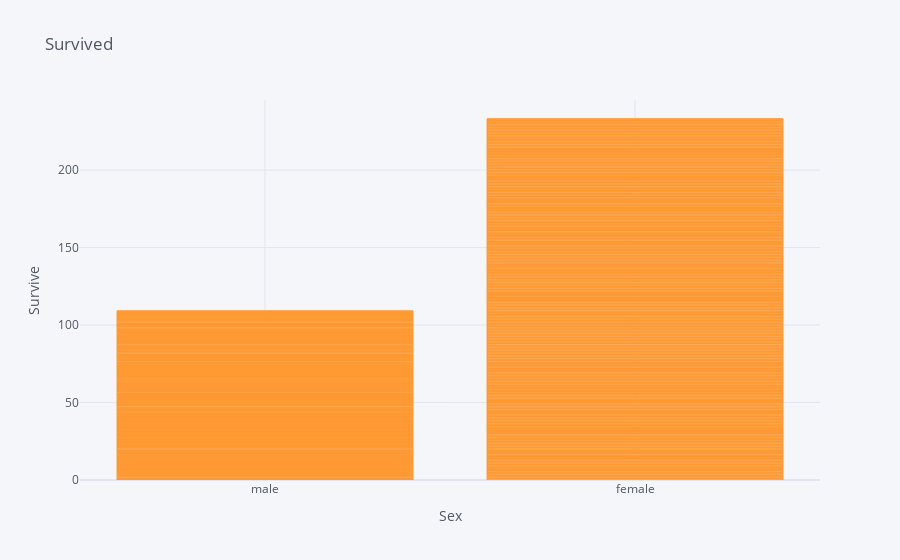

Notebook cell for this chart:
### Markdown cell above
# bar plot

### Code cell
titanic.iplot(kind='bar' , x='sex' , y='survived', title='Survived' , xTitle='Sex' , yTitle='Survive')

### Figure 1 — Plotly figure (JSON) as saved in the notebook; plotly's stock layout.template omitted (floating-point values rounded to 4 significant figures; data arrays with more than 128 entries replaced by an {"elided": "..."} marker saying what was removed)
{"data": [{"marker": {"color": "rgba(255, 153, 51, 0.6)", "line": {"color": "rgba(255, 153, 51, 1.0)", "width": 1}}, "name": "survived", "orientation": "v", "text": "", "type": "bar", "x": {"elided": "891 str values"}, "y": {"elided": "891 int values"}}], "layout": {"legend": {"bgcolor": "#F5F6F9", "font": {"color": "#4D5663"}}, "paper_bgcolor": "#F5F6F9", "plot_bgcolor": "#F5F6F9", "title": {"font": {"color": "#4D5663"}, "text": "Survived"}, "xaxis": {"gridcolor": "#E1E5ED", "showgrid": true, "tickfont": {"color": "#4D5663"}, "title": {"font": {"color": "#4D5663"}, "text": "Sex"}, "zerolinecolor": "#E1E5ED"}, "yaxis": {"gridcolor": "#E1E5ED", "showgrid": true, "tickfont": {"color": "#4D5663"}, "title": {"font": {"color": "#4D5663"}, "text": "Survive"}, "zerolinecolor": "#E1E5ED"}}}
